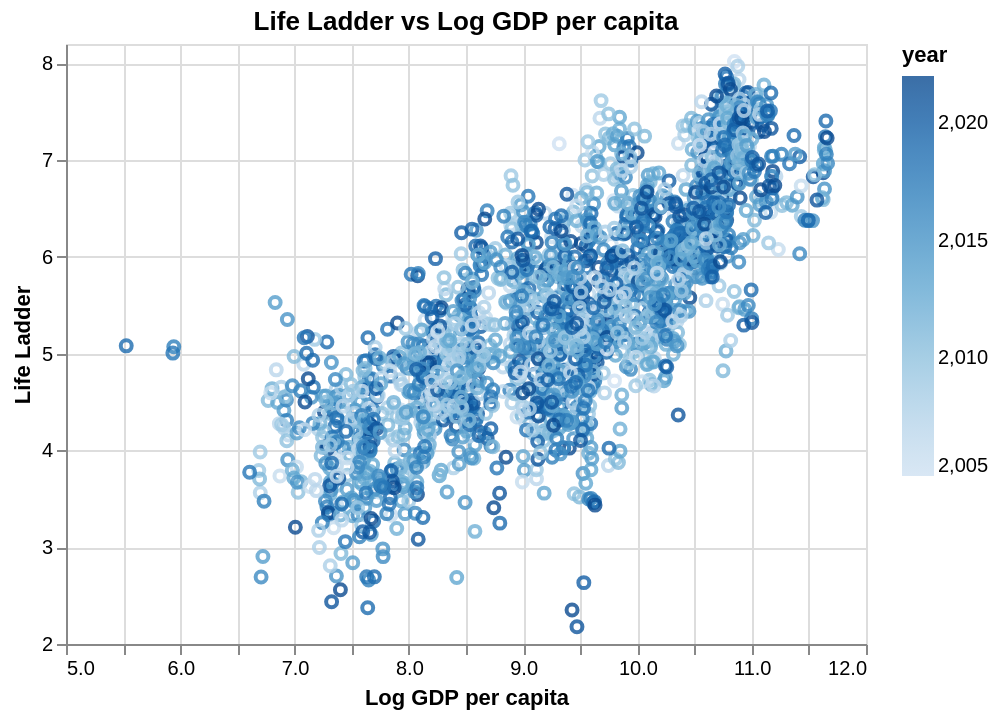

Write notebook code for a chart like this one.
### Markdown cell above
Let's first work on answering the first exploratory analysis question:

What is the relationship between Life Ladder and Log GDP per capita? Does a high Log GDP per capita cause a higher Life Ladder or lower Life Ladder?

To do this, we can simply create a scatterplot and observe the general trend between Life Ladder and Log GDP per capita.

### Code cell
##### EXPLORATORY ANALYSIS #####
######### QUESTION ONE #########
################################

# (i) What is the relationship between Life Ladder and Log GDP per capita?
# Does a high Log GDP per capita cause a higher Life Ladder or lower Life Ladder? Group by year.

# Create scatterplot of Life Ladder vs Log GDP per capita
ll_vs_gdp = alt.Chart(happiness, title = 'Life Ladder vs Log GDP per capita').mark_point(opacity = 0.8).encode(
    y = alt.Y('Life Ladder', scale = alt.Scale(domain = [2, 8.2])),
    x = alt.X('Log GDP per capita', scale = alt.Scale(domain = [5, 12])),
    color = 'year'
)

ll_vs_gdp

### Figure 1 — Vega-Lite specification as saved in the notebook (floating-point values rounded to 4 significant figures; data arrays with more than 128 entries replaced by an {"elided": "..."} marker saying what was removed)
{"config": {"view": {"continuousWidth": 400, "continuousHeight": 300}}, "data": {"name": "data-5dc18747afe42c4659b973c7f0492701"}, "mark": {"type": "point", "opacity": 0.8}, "encoding": {"color": {"field": "year", "type": "quantitative"}, "x": {"field": "Log GDP per capita", "scale": {"domain": [5, 12]}, "type": "quantitative"}, "y": {"field": "Life Ladder", "scale": {"domain": [2, 8.2]}, "type": "quantitative"}}, "title": "Life Ladder vs Log GDP per capita", "$schema": "https://vega.github.io/schema/vega-lite/v4.17.0.json", "datasets": {"data-5dc18747afe42c4659b973c7f0492701": {"elided": "2199 records"}}}
